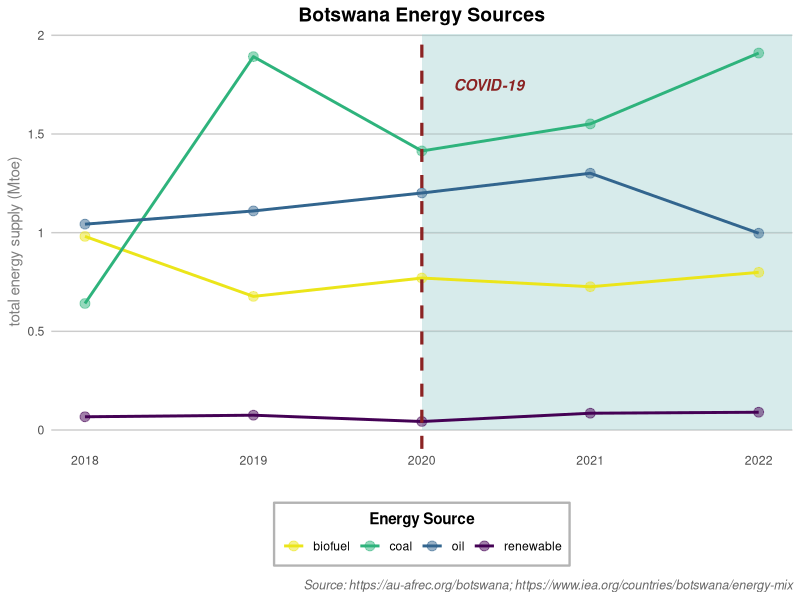
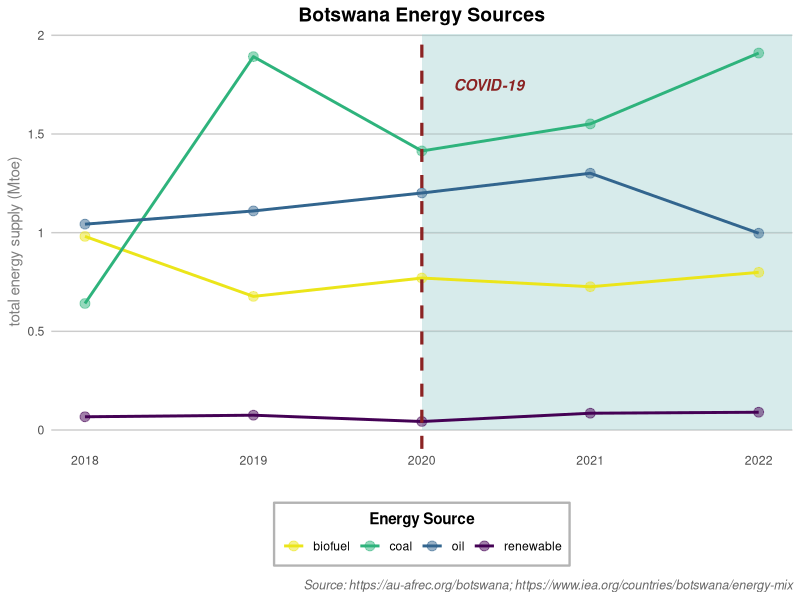

Here is the R script that generated these plots, in order:
library(tidyverse)
year = seq(2018, 2022, 1)
coal = c(641, 1892, 1414, 1551, 1910)
oil = c(1043, 1110, 1201, 1301, 997)
biofuel = c(981, 677, 770, 726, 799)
imported_electricity = c(115, 95, 180, 120, 158)
renewable = c(67, 75, 43, 85, 90)

source <-  'https://au-afrec.org/botswana; https://www.iea.org/countries/botswana/energy-mix'
  
df_energy <- tibble(year, 
                    coal, 
                    oil,
                    biofuel, 
                    # imported_electricity, 
                    renewable)
  
df_analysis <- df_energy |>
  mutate(total=coal+oil+biofuel+renewable) |>
  reframe(across(c(coal:renewable), 
                function (x) paste0(round(x/total*100, 1),'%'),
                .names='{.col}_prop'))

df_energy_clean <- df_energy |>
  pivot_longer(cols=coal:renewable,
               names_to='Group') |>
  rename(Year = year,
         Value = value) |>
  mutate(Value = Value/1000)


getplot <- function(df, group_name, plot_title, 
                    source, covid_y, plot_breaks,
                    sign, y_axis_label) {
  plot <- df |>
    ggplot(mapping=aes(x=Year, y=Value, colour=Group)) +
    geom_rect(mapping=aes(xmin=2020, xmax=Inf, 
                          ymin=0, ymax=Inf), 
              alpha=0.01,
              color=NA,
              fill='skyblue') +
    geom_line(lwd=1) +
    geom_point(size=3, alpha=0.5) +
    scale_x_continuous(breaks=seq(2018, 2022, 1)) +
    scale_y_continuous(breaks=plot_breaks,
                       labels= function(x) paste0(x, sign)) +
    geom_vline(xintercept=2020, col='brown4', lty=2, lwd=1.1) +
    theme_minimal() +
    annotate('text', x=2020.4, y=covid_y, label='COVID-19', fontface='bold.italic',color='brown4') +
    labs(title=plot_title,
         caption=paste0('Source: ', source)) +
    ylab(y_axis_label) +
    xlab('') +
    theme(panel.grid.minor=element_blank(),
          panel.grid.major = element_line(
            color = "gray80",  # Darker gray (adjust as needed)
            linewidth = 0.5,   # Slightly thicker
            linetype = "solid"
          ),
          panel.grid.major.x=element_blank(),
          plot.title=element_text(
            hjust=0.5,
            size=14,
            face='bold'
          ),
          plot.caption=element_text(
            hjust=1,
            size=9,
            color='gray40',
            face='italic',
            margin=margin(t=10)
          ),
          axis.title.y=element_text(color='grey50'),
          legend.position='bottom',
          legend.title = element_text(hjust=0.5,
                                      face='bold'),
          legend.title.position = 'top',
          legend.box.background=element_rect(color='grey70',
                                             linewidth=0.8)) +
    scale_color_viridis_d(option='D',
                          name=group_name,
                          direction=-1,
                          end=0.97
                          ) 
  return(plot)
}


energy_source_plot <- getplot(df_energy_clean, 
        'Energy Source',
        'Botswana Energy Sources', 
        source,
        1.75,
        seq(0, 2, 0.5),
        '',
        'total energy supply (Mtoe)')
energy_source_plot

ggsave('energy_source_plot.png',plot=energy_source_plot, width=9, height=7,dpi=600)
